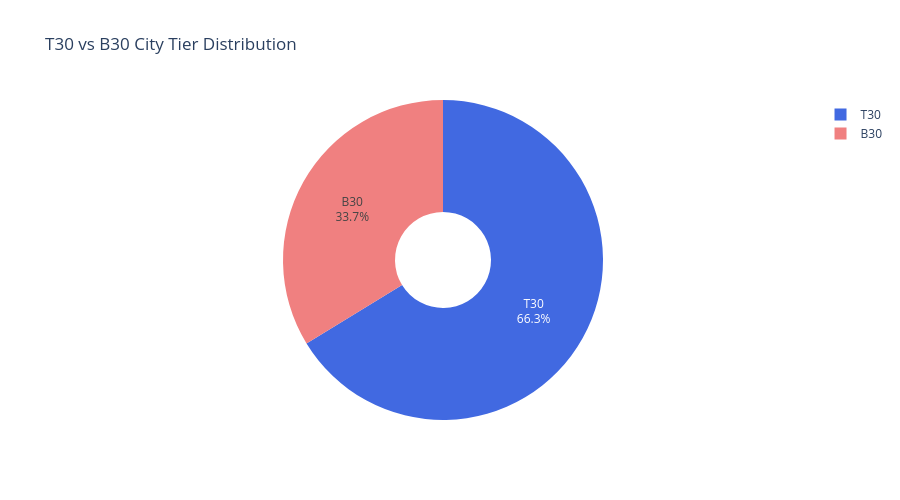

This figure's notebook cell:
### Code cell
fig_tier = px.pie(
    tier_counts,
    names="city_tier",
    values="count",
    title="T30 vs B30 City Tier Distribution",
    color_discrete_sequence=["royalblue", "lightcoral"],
    hole=0.3
)
fig_tier.update_traces(textposition="inside", textinfo="percent+label")
fig_tier.update_layout(height=500)

fig_tier.show()
fig_tier.write_image(r"c:\Users\deepk\mf_analytics\charts\chart_06b_t30_b30.png", scale=2)

### Figure 1 — Plotly figure (JSON) as saved in the notebook; plotly's stock layout.template omitted (floating-point values rounded to 4 significant figures)
{"data": [{"domain": {"x": [0, 1], "y": [0, 1]}, "hole": 0.3, "hovertemplate": "city_tier=%{label}<br>count=%{value}<extra></extra>", "labels": ["T30", "B30"], "legendgroup": "", "name": "", "showlegend": true, "textinfo": "percent+label", "textposition": "inside", "type": "pie", "values": [21719, 11059]}], "layout": {"height": 500, "legend": {"tracegroupgap": 0}, "piecolorway": ["royalblue", "lightcoral"], "title": {"text": "T30 vs B30 City Tier Distribution"}}}
